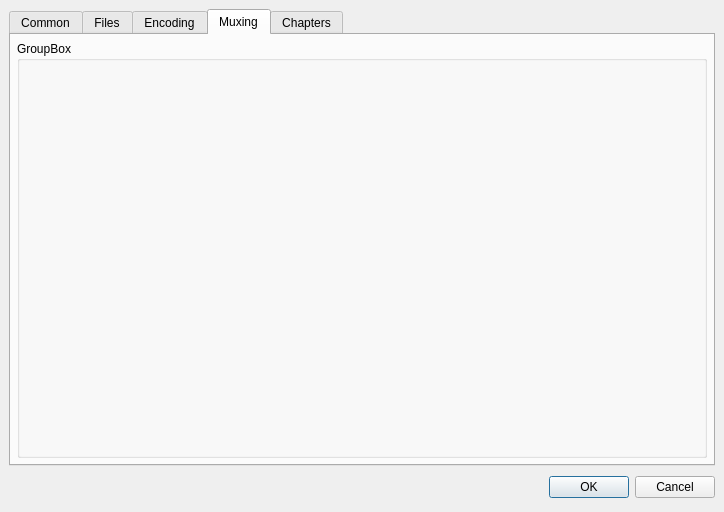
<ui version="4.0" >
 <class>TTSettingsDialog</class>
 <widget class="QDialog" name="TTSettingsDialog" >
  <property name="geometry" >
   <rect>
    <x>0</x>
    <y>0</y>
    <width>724</width>
    <height>512</height>
   </rect>
  </property>
  <property name="windowTitle" >
   <string>TTCut - Settings</string>
  </property>
  <layout class="QGridLayout" >
   <property name="leftMargin" >
    <number>9</number>
   </property>
   <property name="topMargin" >
    <number>9</number>
   </property>
   <property name="rightMargin" >
    <number>9</number>
   </property>
   <property name="bottomMargin" >
    <number>9</number>
   </property>
   <property name="horizontalSpacing" >
    <number>6</number>
   </property>
   <property name="verticalSpacing" >
    <number>6</number>
   </property>
   <item row="0" column="0" >
    <widget class="QTabWidget" name="settingsTab" >
     <property name="tabShape" >
      <enum>QTabWidget::Rounded</enum>
     </property>
     <property name="currentIndex" >
      <number>3</number>
     </property>
     <widget class="QWidget" name="tabCommon" >
      <attribute name="title" >
       <string>Common</string>
      </attribute>
      <attribute name="icon" >
       <iconset resource="ttsettingsdialog.qrc" >:/pixmaps/pixmaps/settings_18.xpm</iconset>
      </attribute>
      <layout class="QGridLayout" >
       <property name="leftMargin" >
        <number>6</number>
       </property>
       <property name="topMargin" >
        <number>6</number>
       </property>
       <property name="rightMargin" >
        <number>6</number>
       </property>
       <property name="bottomMargin" >
        <number>6</number>
       </property>
       <property name="horizontalSpacing" >
        <number>6</number>
       </property>
       <property name="verticalSpacing" >
        <number>6</number>
       </property>
       <item row="0" column="0" >
        <widget class="TTCutSettingsCommon" name="commonPage" >
         <property name="title" >
          <string>GroupBox</string>
         </property>
        </widget>
       </item>
      </layout>
     </widget>
     <widget class="QWidget" name="tabFiles" >
      <attribute name="title" >
       <string>Files</string>
      </attribute>
      <attribute name="icon" >
       <iconset resource="ttsettingsdialog.qrc" >:/pixmaps/pixmaps/pipe.png</iconset>
      </attribute>
      <layout class="QGridLayout" >
       <property name="leftMargin" >
        <number>6</number>
       </property>
       <property name="topMargin" >
        <number>6</number>
       </property>
       <property name="rightMargin" >
        <number>6</number>
       </property>
       <property name="bottomMargin" >
        <number>6</number>
       </property>
       <property name="horizontalSpacing" >
        <number>6</number>
       </property>
       <property name="verticalSpacing" >
        <number>6</number>
       </property>
       <item row="0" column="0" >
        <widget class="TTCutSettingsFiles" name="filesPage" >
         <property name="title" >
          <string>GroupBox</string>
         </property>
        </widget>
       </item>
      </layout>
     </widget>
     <widget class="QWidget" name="tabEncoding" >
      <attribute name="title" >
       <string>Encoding</string>
      </attribute>
      <attribute name="icon" >
       <iconset resource="ttsettingsdialog.qrc" >:/pixmaps/pixmaps/exec.png</iconset>
      </attribute>
      <layout class="QGridLayout" >
       <property name="leftMargin" >
        <number>6</number>
       </property>
       <property name="topMargin" >
        <number>6</number>
       </property>
       <property name="rightMargin" >
        <number>6</number>
       </property>
       <property name="bottomMargin" >
        <number>6</number>
       </property>
       <property name="horizontalSpacing" >
        <number>6</number>
       </property>
       <property name="verticalSpacing" >
        <number>6</number>
       </property>
       <item row="0" column="0" >
        <widget class="TTCutSettingsEncoder" name="encodingPage" >
         <property name="title" >
          <string>GroupBox</string>
         </property>
        </widget>
       </item>
      </layout>
     </widget>
     <widget class="QWidget" name="tabMuxing" >
      <attribute name="title" >
       <string>Muxing</string>
      </attribute>
      <attribute name="icon" >
       <iconset resource="ttsettingsdialog.qrc" >:/pixmaps/pixmaps/filter.png</iconset>
      </attribute>
      <layout class="QGridLayout" >
       <property name="leftMargin" >
        <number>6</number>
       </property>
       <property name="topMargin" >
        <number>6</number>
       </property>
       <property name="rightMargin" >
        <number>6</number>
       </property>
       <property name="bottomMargin" >
        <number>6</number>
       </property>
       <property name="horizontalSpacing" >
        <number>6</number>
       </property>
       <property name="verticalSpacing" >
        <number>6</number>
       </property>
       <item row="0" column="0" >
        <widget class="TTCutSettingsMuxer" name="muxingPage" >
         <property name="title" >
          <string>GroupBox</string>
         </property>
        </widget>
       </item>
      </layout>
     </widget>
     <widget class="QWidget" name="tabChapters" >
      <attribute name="title" >
       <string>Chapters</string>
      </attribute>
      <attribute name="icon" >
       <iconset resource="ttsettingsdialog.qrc" >:/pixmaps/pixmaps/chapter_18.xpm</iconset>
      </attribute>
      <layout class="QGridLayout" >
       <property name="leftMargin" >
        <number>6</number>
       </property>
       <property name="topMargin" >
        <number>6</number>
       </property>
       <property name="rightMargin" >
        <number>6</number>
       </property>
       <property name="bottomMargin" >
        <number>6</number>
       </property>
       <property name="horizontalSpacing" >
        <number>6</number>
       </property>
       <property name="verticalSpacing" >
        <number>6</number>
       </property>
       <item row="0" column="0" >
        <widget class="TTCutSettingsChapter" name="chaptersPage" >
         <property name="title" >
          <string>GroupBox</string>
         </property>
        </widget>
       </item>
      </layout>
     </widget>
    </widget>
   </item>
   <item row="1" column="0" >
    <layout class="QHBoxLayout" >
     <property name="spacing" >
      <number>6</number>
     </property>
     <property name="leftMargin" >
      <number>0</number>
     </property>
     <property name="topMargin" >
      <number>0</number>
     </property>
     <property name="rightMargin" >
      <number>0</number>
     </property>
     <property name="bottomMargin" >
      <number>0</number>
     </property>
     <item>
      <spacer>
       <property name="orientation" >
        <enum>Qt::Horizontal</enum>
       </property>
       <property name="sizeHint" >
        <size>
         <width>131</width>
         <height>31</height>
        </size>
       </property>
      </spacer>
     </item>
     <item>
      <widget class="QPushButton" name="okButton" >
       <property name="text" >
        <string>OK</string>
       </property>
      </widget>
     </item>
     <item>
      <widget class="QPushButton" name="cancelButton" >
       <property name="text" >
        <string>Cancel</string>
       </property>
      </widget>
     </item>
    </layout>
   </item>
  </layout>
 </widget>
 <customwidgets>
  <customwidget>
   <class>TTCutSettingsMuxer</class>
   <extends>QGroupBox</extends>
   <header>../gui/ttcutsettingsmuxer.h</header>
   <container>1</container>
  </customwidget>
  <customwidget>
   <class>TTCutSettingsChapter</class>
   <extends>QGroupBox</extends>
   <header>../gui/ttcutsettingschapter.h</header>
   <container>1</container>
  </customwidget>
  <customwidget>
   <class>TTCutSettingsEncoder</class>
   <extends>QGroupBox</extends>
   <header>../gui/ttcutsettingsencoder.h</header>
   <container>1</container>
  </customwidget>
  <customwidget>
   <class>TTCutSettingsFiles</class>
   <extends>QGroupBox</extends>
   <header>../gui/ttcutsettingsfiles.h</header>
   <container>1</container>
  </customwidget>
  <customwidget>
   <class>TTCutSettingsCommon</class>
   <extends>QGroupBox</extends>
   <header>../gui/ttcutsettingscommon.h</header>
   <container>1</container>
  </customwidget>
 </customwidgets>
 <resources>
  <include location="ttsettingsdialog.qrc" />
 </resources>
 <connections>
  <connection>
   <sender>okButton</sender>
   <signal>clicked()</signal>
   <receiver>TTSettingsDialog</receiver>
   <slot>accept()</slot>
   <hints>
    <hint type="sourcelabel" >
     <x>278</x>
     <y>253</y>
    </hint>
    <hint type="destinationlabel" >
     <x>96</x>
     <y>254</y>
    </hint>
   </hints>
  </connection>
  <connection>
   <sender>cancelButton</sender>
   <signal>clicked()</signal>
   <receiver>TTSettingsDialog</receiver>
   <slot>reject()</slot>
   <hints>
    <hint type="sourcelabel" >
     <x>369</x>
     <y>253</y>
    </hint>
    <hint type="destinationlabel" >
     <x>179</x>
     <y>282</y>
    </hint>
   </hints>
  </connection>
 </connections>
</ui>
